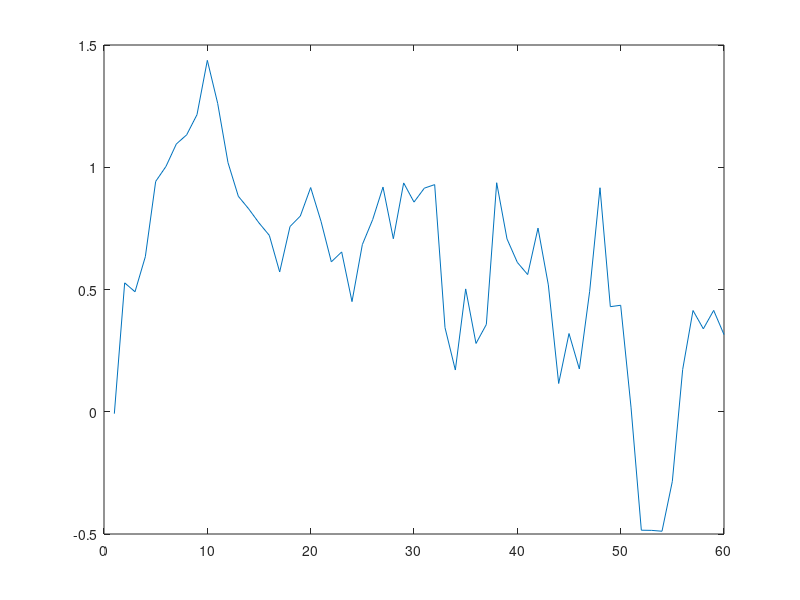

Write the MATLAB code that produced this figure.
%% Question 2

clear;

ybart=1;

rng(0,'twister');

ybar1=1+(sqrt(0.38))*randn(1000,1);

selection=unidrnd(1000);

y1=ybar1(selection);

z=nan(60,1);

z(1)=y1-1;

gamma=0.96;
sigma2epsilon=0.045;

for j=2:60
    z(j)=gamma*z(j-1)+(sqrt(sigma2epsilon))*randn(1,1);
end

plot(z)






